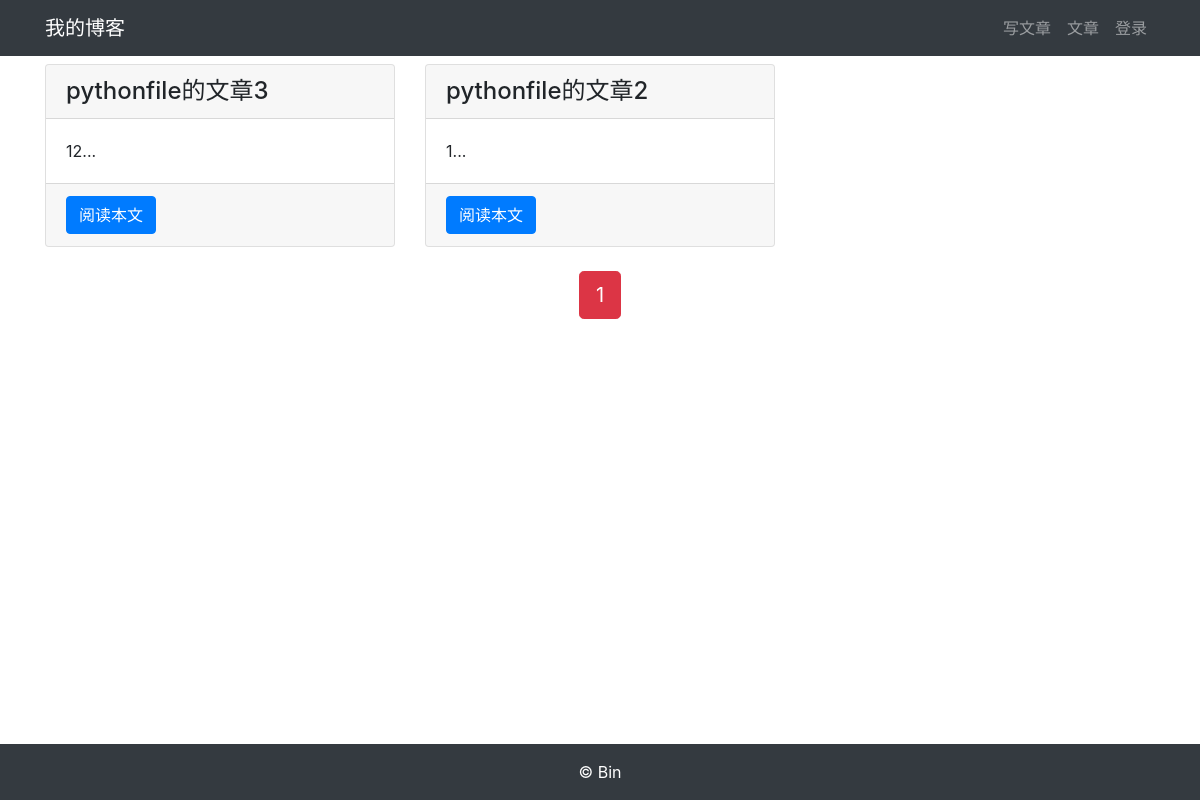
The page /article/article-list/ on the database as committed earlier.
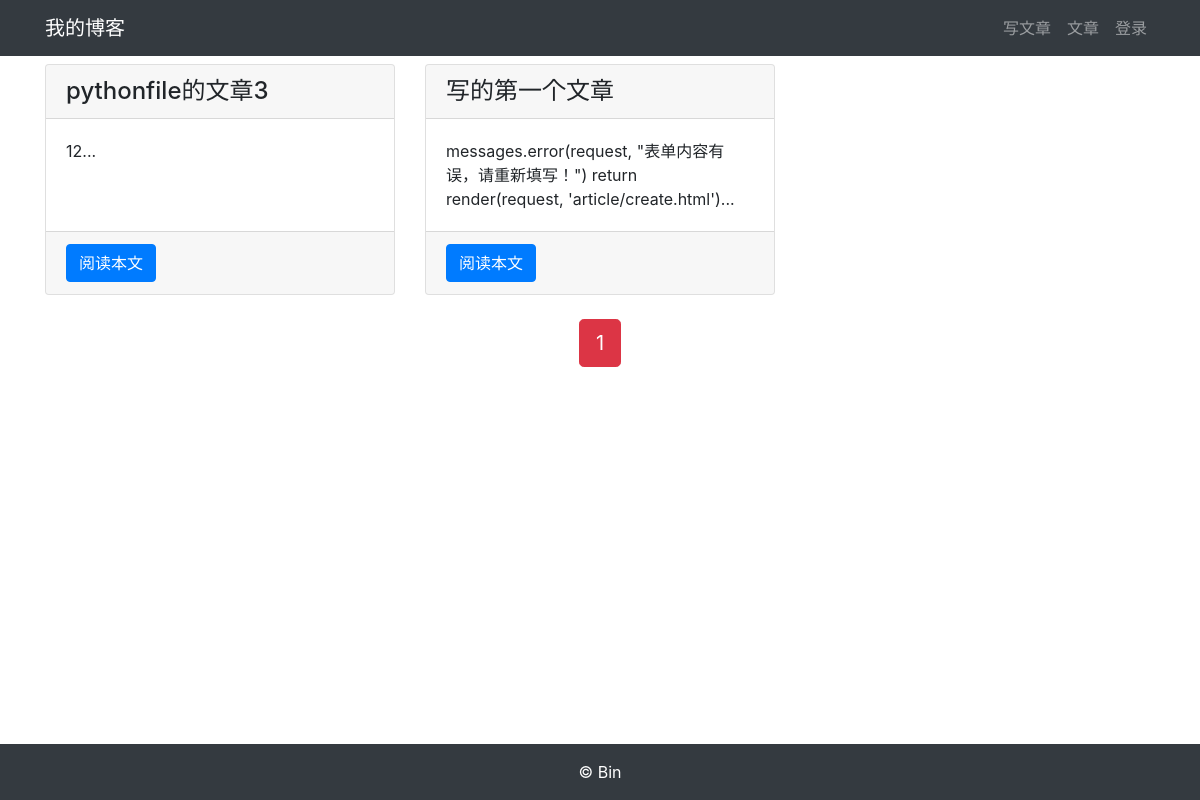
The same page on the database as committed later.
### article/models.py (models this page shows, shortened)
class ArticlePost(models.Model):
    author = models.ForeignKey(User, on_delete=models.CASCADE)
    title = models.CharField(max_length=100)
    body = models.TextField()
    created = models.DateTimeField(default=timezone.now)
    update = models.DateTimeField(auto_now=True)
    class Meta:
        ordering = ('-created',)

### article/views.py (the view)
# urls.py: path('article-list/', views.article_list, name="article_list"),
def article_list(request):
    article_list = ArticlePost.objects.all()
    pagintor = Paginator(article_list,6)
    page = request.GET.get('page')
    articles = pagintor.get_page(page)
    context = {'articles':articles}
    return render(request,'article/list.html',context)

### templates/article/list.html (shortened to what this page needs)
{% extends "base.html" %}
{% load staticfiles %}
{% block content %}
<div class="container">
    <div class="row mt-2">
        {% for article in articles %}
        <div class="col-4 mb-4">
            <div class="card h-100">
                <h4 class="card-header">{{ article.title }}</h4>
                <div class="card-body">
                    <p class="card-text">{{ article.body|slice:'100' }}...</p>
                </div>
                <div class="card-footer">
                    <a href="{% url 'article:article_detail' article.id %}" class="btn btn-primary">阅读本文</a>
                </div>
            </div>
        </div>
        {% endfor %}
    </div>
</div>
<div class="pagination row">
    <div class="m-auto">
        <span class="step-links">
            <span class="current btn btn-danger btn-lg">
                {{ articles.number }}
            </span>
        </span>
    </div>
</div>{% endblock content %}

Rows that differ between the two databases and show on the page:
changed ArticlePost: title "pythonfile的文章2" → "写的第一个文章"; body "1" → "messages.error(request, \"表单内容有误，请重新填写！\") return render(request, 'article/create.html')"
